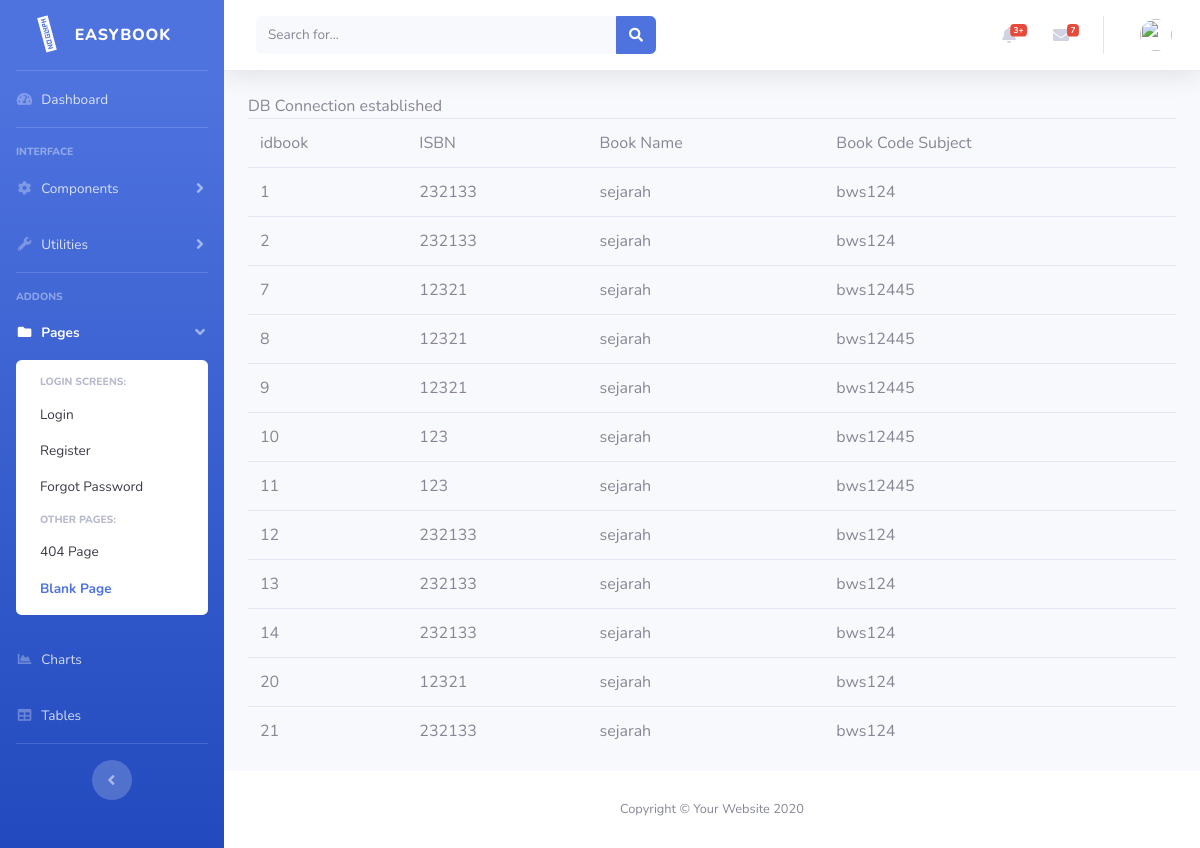
Screenshot of /searchactivity.php?katakunci=sejarah with the database file from the repository.
### tables this page shows
CREATE TABLE IF NOT EXISTS `orderbook` (
  `idbook` int(11) NOT NULL AUTO_INCREMENT,
  `status` varchar(50) NOT NULL DEFAULT '0',
  `ownerid` int(11) NOT NULL DEFAULT '0',
  `isbn` varchar(50) DEFAULT NULL,
  `bookname` varchar(50) DEFAULT NULL,
  `bookcodesubject` varchar(50) DEFAULT NULL,
  `bookcover` varchar(225) DEFAULT NULL,
  PRIMARY KEY (`idbook`)
);

### searchactivity.php (the view, shortened to what this page needs)
<?php
include "header.template.php";
if (isset($_GET['katakunci'])){
	$key=$_GET['katakunci'];
}else{
	$key="";
}
$sql="SELECT idbook,isbn,bookname,bookcodesubject
	FROM orderbook
	WHERE bookname
	 LIKE '%$key%' ";
include "dbconnect.php";
$rs=mysqli_query($conn, $sql);
if(mysqli_num_rows($rs)==0){
	echo "No record found";
}else{
?>
<table class="table">
	<tr>
		<td>idbook</td>
		<td>ISBN</td>
		<td>Book Name</td>
		<td>Book Code Subject</td>
	</tr>
	<?php
		while($rec=mysqli_fetch_array($rs)){
			echo "<tr><td>";
			echo $rec['idbook'];
			echo "</td>";
			echo "<td>".$rec['isbn']."</td>";
			echo "<td>".$rec['bookname']."</td>";
			echo "<td>".$rec['bookcodesubject']."</td>";
			echo "</tr>";
		}
	?>
</table>
<?php
}
include "footer.template.php";
?>

### rows the page displays
orderbook: idbook "1", isbn "232133", bookname "sejarah", bookcodesubject "bws124"
orderbook: idbook "2", isbn "232133", bookname "sejarah", bookcodesubject "bws124"
orderbook: idbook "7", isbn "12321", bookname "sejarah", bookcodesubject "bws12445"
orderbook: idbook "8", isbn "12321", bookname "sejarah", bookcodesubject "bws12445"
orderbook: idbook "9", isbn "12321", bookname "sejarah", bookcodesubject "bws12445"
orderbook: idbook "10", isbn "123", bookname "sejarah", bookcodesubject "bws12445"
orderbook: idbook "11", isbn "123", bookname "sejarah", bookcodesubject "bws12445"
orderbook: idbook "12", isbn "232133", bookname "sejarah", bookcodesubject "bws124"
orderbook: idbook "13", isbn "232133", bookname "sejarah", bookcodesubject "bws124"
orderbook: idbook "14", isbn "232133", bookname "sejarah", bookcodesubject "bws124"
orderbook: idbook "20", isbn "12321", bookname "sejarah", bookcodesubject "bws124"
orderbook: idbook "21", isbn "232133", bookname "sejarah", bookcodesubject "bws124"
